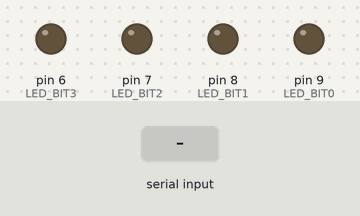
The sketch below on a simulated Arduino Uno, built with avr-gcc and run on an emulated ATmega328P. Parts: output pins drawn as LEDs (lit = HIGH). Inputs (shaded band) come from the test bench. What the sketch prints to the serial monitor is not drawn.

Above: at 1.2 s.
1.3 s: "1111\n" received over Serial
At 2.5 s:
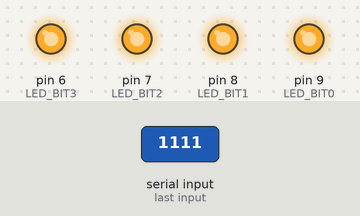
2.8 s: "90,45\n" received over Serial
At 3.9 s:
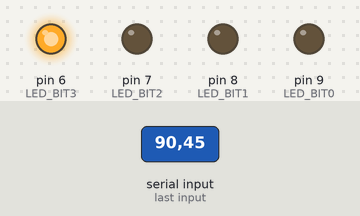
4.3 s: "30,150\n" received over Serial
At 5.0 s:
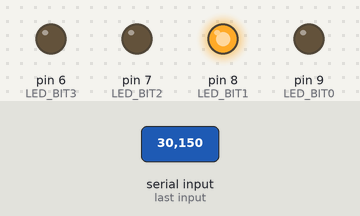
5.8 s: "1\n" received over Serial
At 6.1 s:
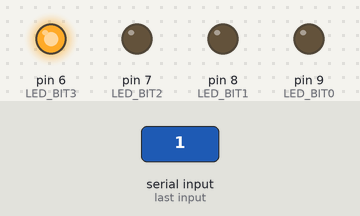
7.3 s: "0\n" received over Serial
At 8.5 s:
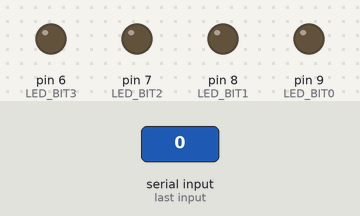
Timing chart, 0 to 9.8 s (numbered marks = the images above; inputs shaded):
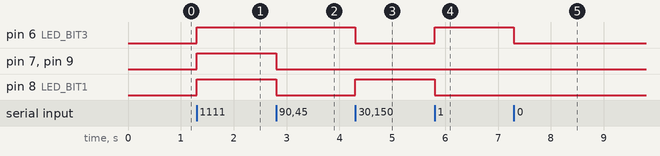

Measured:
- after the input at 1.3 s, pin 6 (LED_BIT3), pin 7 (LED_BIT2), pin 8 (LED_BIT1), pin 9 (LED_BIT0): LOW → HIGH at once
- after the input at 2.8 s, pin 7 (LED_BIT2), pin 8 (LED_BIT1), pin 9 (LED_BIT0): HIGH → LOW at once
- after the input at 4.3 s, pin 6 (LED_BIT3): HIGH → LOW at once; pin 8 (LED_BIT1): LOW → HIGH at once
- after the input at 5.8 s, pin 6 (LED_BIT3): LOW → HIGH at once; pin 8 (LED_BIT1): HIGH → LOW at once
- after the input at 7.3 s, pin 6 (LED_BIT3): HIGH → LOW at once

The sketch:

webserver.ino
```cpp
const int LED_BIT0 = 9;
const int LED_BIT1 = 8;
const int LED_BIT2 = 7;
const int LED_BIT3 = 6;

void escreverLeds(String valor) {

    digitalWrite(LED_BIT0, (valor[3] == '1') ? HIGH : LOW);
    digitalWrite(LED_BIT1, (valor[2] == '1')  ? HIGH : LOW);
    digitalWrite(LED_BIT2, (valor[1] == '1')  ? HIGH : LOW);
    digitalWrite(LED_BIT3, (valor[0] == '1')  ? HIGH : LOW);
}

int fromBinary4OnesComplement(String bin) {
    int v = strtol(bin.c_str(), NULL, 2);

    // é -0
    if (bin == "1111") {
        return 0;
    }

    // é positivo
    if (bin[0] == '0') {
        return v;
    }
    // é negativo
    v = (~v) & 0b1111; //inverte todos bits e pega os ultimos 4

    return -v;
}

String toBinary4(int valor) {
  // v tá em complemento de 2, pq e assim que a ESP guarda int
    int v = valor & 0b1111;

    int v_final;
    if (valor >= 0) {
      // pra positivos, complemento de 2 é igual a 1
      v_final = v;
    }
    else{
      v_final = (~(-v)) & 0b1111;
    }

    String s = "";

    for (int i = 3; i >= 0; i--) {
        s += (v_final & (1 << i)) ? "1" : "0";
    }

    return s;
}

String sum(String a, String b) {
  // Converte os caracteres ASCII ('0' ou '1') para os inteiros binários 0 ou 1
  int a3 = a[0] - '0', b3 = b[0] - '0';
  int a2 = a[1] - '0', b2 = b[1] - '0';
  int a1 = a[2] - '0', b1 = b[2] - '0';
  int a0 = a[3] - '0', b0 = b[3] - '0';

  int c0 = 0, c1 = 0, c2 = 0, c3 = 0;
  int r0, r1, r2, r3;

  r0 = (a0 ^ b0) & 1;
  c0 = a0 & b0;

  r1 = (a1 ^ b1 ^ c0) & 1;
  c1 = (a1 + b1 + c0 >= 2) ? 1 : 0;

  r2 = (a2 ^ b2 ^ c1) & 1;
  c2 = (a2 + b2 + c1 >= 2) ? 1 : 0;

  r3 = (a3 ^ b3 ^ c2) & 1;
  c3 = (a3 + b3 + c2 >= 2) ? 1 : 0;

  String resultado = String(r3) + String(r2) + String(r1) + String(r0);

  if (c3 == 1) {
    return sum(resultado, "0001");
  } else {
    return resultado;
  }
}

void invertComplementOne(String &bin) {
  for (int i = 0; i < 4; i++) {
    bin[i] = (bin[i] == '1') ? '0' : '1';
  }
}

void handleCalculo(String entrada) {

    entrada.trim();

    // Espera formato [4bits]op[4bits]
    // 1010+0011

    String binA = entrada.substring(0, 4);
    char op = entrada.charAt(4);
    String binB = entrada.substring(5, 9);

    String resultado;

    if (op == '+') {
      resultado = sum(binA, binB);
    }
    else {
      invertComplementOne(binB);
      resultado = sum(binA, binB);
    }

    escreverLeds(resultado);

    Serial.println("------------");
    Serial.print("A: ");
    Serial.println(binA);

    Serial.print("B: ");
    if (op=='-') {
      invertComplementOne(binB);
    }

    Serial.println(binB);

    Serial.print("Op: ");
    Serial.println(op);

    Serial.print("Resultado binario: ");
    Serial.println(resultado);

    Serial.println("------------");
}

void setup() {

    pinMode(LED_BIT0, OUTPUT);
    pinMode(LED_BIT1, OUTPUT);
    pinMode(LED_BIT2, OUTPUT);
    pinMode(LED_BIT3, OUTPUT);

    Serial.begin(115200);

    Serial.println("Calculadora binaria pronta!");
    Serial.println("Digite algo como:");
    Serial.println("1010 + 0011");
}

void loop() {

    if (Serial.available()) {

        String entrada = Serial.readStringUntil('\n');

        handleCalculo(entrada);
    }
}
```
